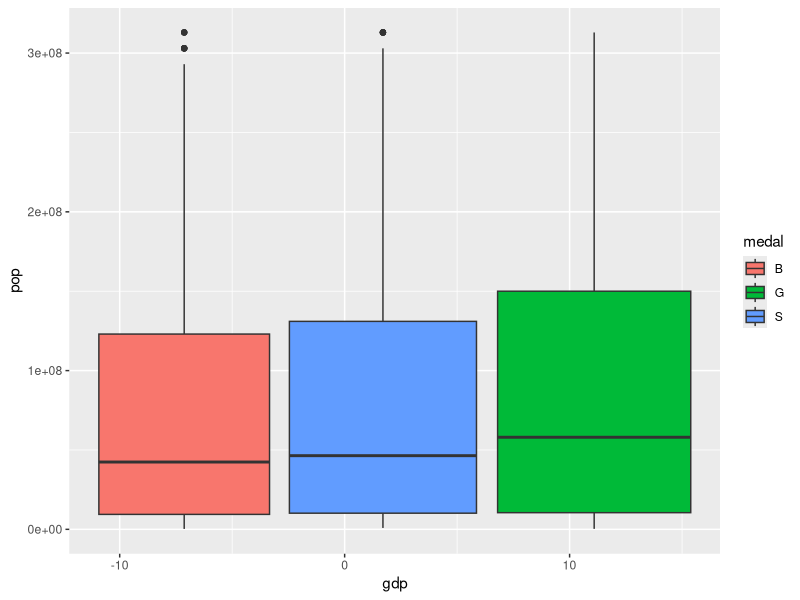
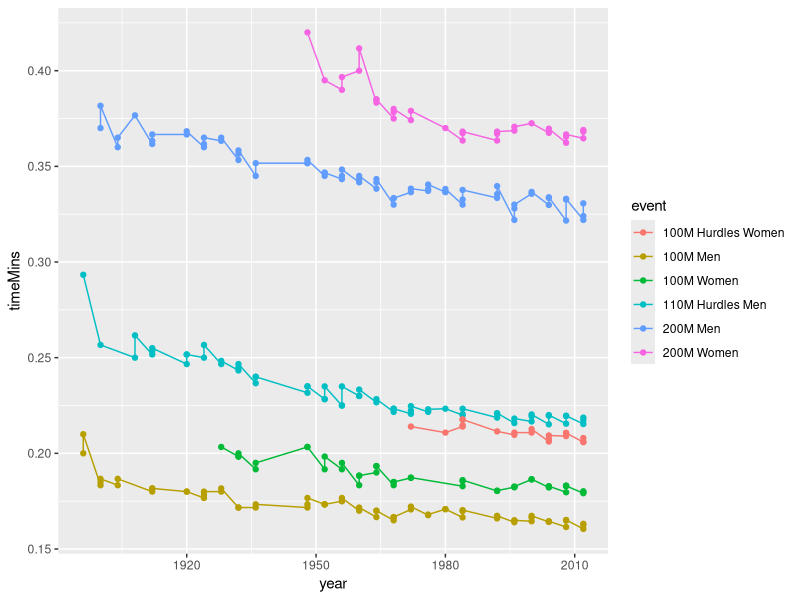

R code for these plots, in order:
## ---- chunk 1
library(tidyverse)
## ---- chunk 2
data <- read.csv("final_data_noNA2.csv") %>% select(-one_of("X"))
data
## ---- chunk 3
# Filters out China and India because they have huge populations
ggplot(data=data %>% filter(pop < 1E+09)) + geom_boxplot(aes(x=gdp, y=pop, fill=medal))
## ---- chunk 4
ggplot(data=data %>% filter(timeMins < .5)) + geom_point(aes(x = year, y=timeMins, color = event)) + 
  geom_line(aes(x=year, y=timeMins, color=event))
